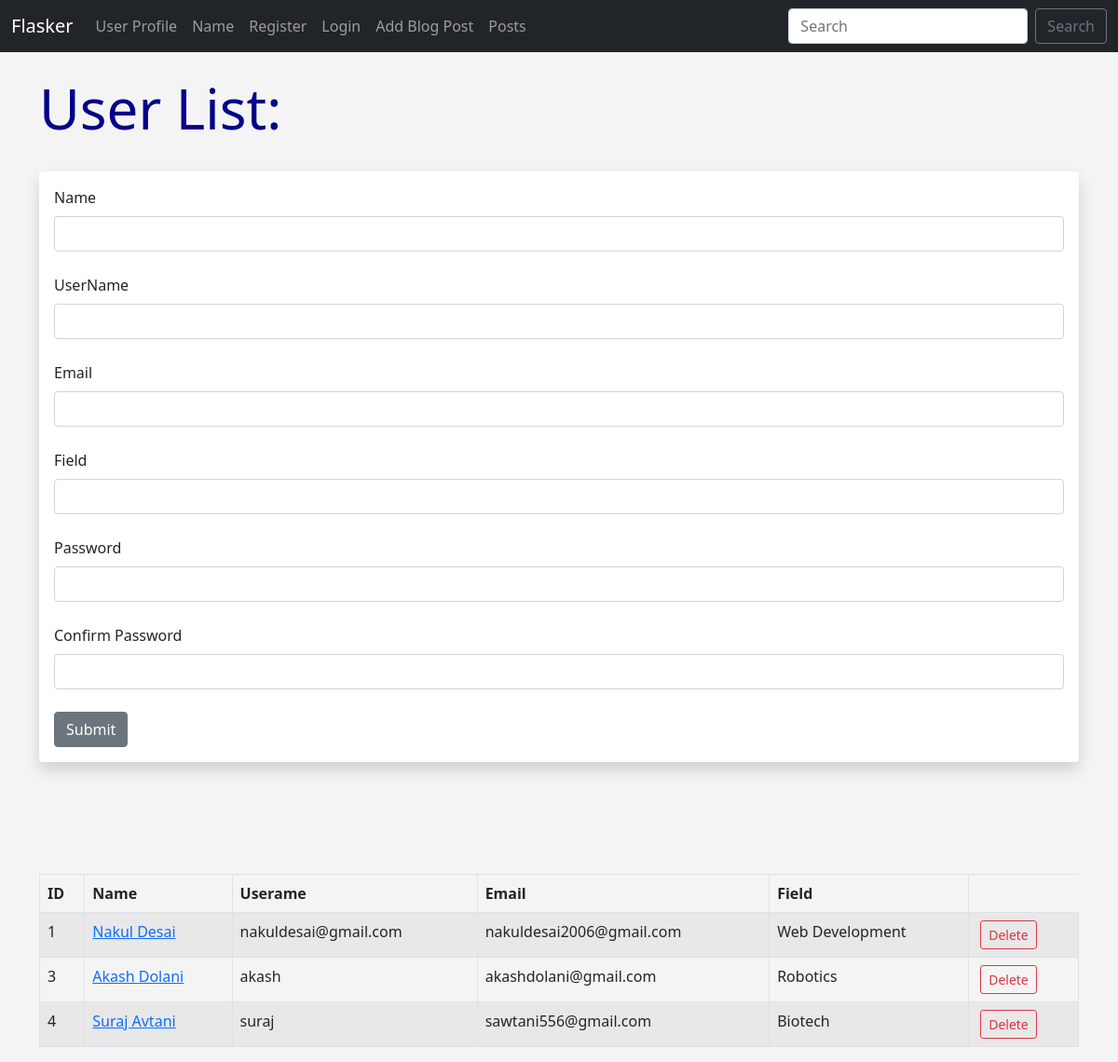
Screenshot of /user/add with the database file from the repository.
### app.py (models this page shows, shortened)
class Users(db.Model,UserMixin):
	id = db.Column(db.Integer, primary_key=True)
	username = db.Column(db.String(20), nullable=False, unique=True)
	name = db.Column(db.String(200), nullable=False)
	email = db.Column(db.String(120), nullable=False, unique=True)
	field = db.Column(db.String(120))
	about_author = db.Column(db.Text(500), nullable=True)
	date_added = db.Column(db.DateTime, default=datetime.now)
	profile_pic = db.Column(db.String, nullable=True)
	password_hash = db.Column(db.String(200))
	posts = db.relationship('Posts', backref='poster')
	@property
	def password(self):
		raise AttributeError('password is not a readable attribute!')

### app.py (the view, shortened to what this page needs)
@app.route('/user/add', methods=['GET', 'POST'])
def add_user():
	name = None
	form = UserForm()
	our_users = Users.query.order_by(Users.date_added).all()
	return render_template("add_user.html",
		form=form,
		name=name,
		our_users=our_users)

### webforms.py
class UserForm(FlaskForm):
	name = StringField("Name", validators=[DataRequired()])
	username = StringField("UserName", validators=[DataRequired()])
	email = StringField("Email", validators=[DataRequired()])
	field = StringField("Field")
	about_author = TextAreaField("About Author")
	password_hash = PasswordField('Password', validators=[DataRequired(), EqualTo('password_hash2', message='Passwords Must Match!')])
	password_hash2 = PasswordField('Confirm Password', validators=[DataRequired()])
	profile_pic = FileField('Profile Pic')
	submit = SubmitField("Submit")

class SearchForm(FlaskForm):
	searched = StringField('Searched', validators=[DataRequired()])
	submit = SubmitField('Search')

### app.py (called while the page is built)
@app.context_processor
def base():
	form = SearchForm()
	return dict(form=form)

### templates/add_user.html (shortened to what this page needs)
{% extends 'base.html' %}
{% block content %}
    {% if name %}
        <h1>User Added</h1>
        <br>
        {% if our_users|length != 0 %}
            <table class="table table-hover table-bordered table-striped">
                <thead>
                    <tr>
                        <th scope="col">ID</th>
                        <th scope="col">Name</th>
                        <th scope="col">Username</th>
                        <th scope="col">Email</th>
                        <th scope="col">Field</th>
                    </tr>
                </thead>
                {% for our_user in our_users %}
                    <tr>
                        <td>{{our_user.id}}</td>
                        <td><a href="{{url_for('update', id=our_user.id)}}">{{our_user.name}}</a></td>
                        <td>{{our_user.username}}</td>
                        <td>{{our_user.email}}</td>
                        <td>{{our_user.field}}</td>
                        <td><a href="{{ url_for('delete', id=our_user.id) }}" type="button" class="btn btn-outline-danger btn-sm mx-1">Delete</a></td>
                    </tr>
                {% endfor %}
            </table>
        {% else %}
        {% endif %}
    {% else %}
        <h1>User List: </h1>
        <br>
        <div class="shadow p-3 mb-5 bg-body rounded">
        <form method="POST">
            {{form.name.label(class="form-label")}}
            {{form.name(class="form-control")}}
            <br>
            {{form.username.label(class="form-label")}}
            {{form.username(class="form-control")}}
            <br>
            {{form.email.label(class="form-label")}}
            {{form.email(class="form-control")}}
            <br>
            {{form.field.label(class="form-label")}}
            {{form.field(class="form-control")}}
            <br>
            {{form.password_hash.label(class="form-label")}}
            {{form.password_hash(class="form-control")}}
            <br>
            {{form.password_hash2.label(class="form-label")}}
            {{form.password_hash2(class="form-control")}}
            <br>
            {{form.submit(class="btn btn-secondary")}}
        </form>
        </div>
        <br><br><br>
        {% if our_users|length != 0 %}
            <table class="table table-hover table-bordered table-striped">
                <thead>
                    <tr>
                        <th scope="col">ID</th>
                        <th scope="col">Name</th>
                        <th scope="col">Userame</th>
                        <th scope="col">Email</th>
                        <th scope="col">Field</th>
                    </tr>
                </thead>
                {% for our_user in our_users %}
                    <tr>
                        <td>{{ our_user.id }}</td>
                        <td><a href="{{url_for('update', id=our_user.id)}}">{{our_user.name}}</a></td>
                        <td>{{our_user.username}}</td>
                        <td>{{our_user.email}}</td>
                        <td>{{our_user.field}}</td>
                        <td><a href="{{ url_for('delete', id=our_user.id) }}" type="button" class="btn btn-outline-danger btn-sm mx-1">Delete</a></td>
                    </tr>
                {% endfor %}
            </table>
        {% endif %}
    {% endif %}
{% endblock content %}

### static/css/style.css (style rules this page uses)
h1 { color: darkblue; font-size: 60px; }
body { background: #f4f4f4; }

### rows the page displays
Users: id "1", name "Nakul Desai", username "nakuldesai@gmail.com", email "nakuldesai2006@gmail.com", field "Web Development"
Users: id "3", name "Akash Dolani", username "akash", email "akashdolani@gmail.com", field "Robotics"
Users: id "4", name "Suraj Avtani", username "suraj", email "sawtani556@gmail.com", field "Biotech"
